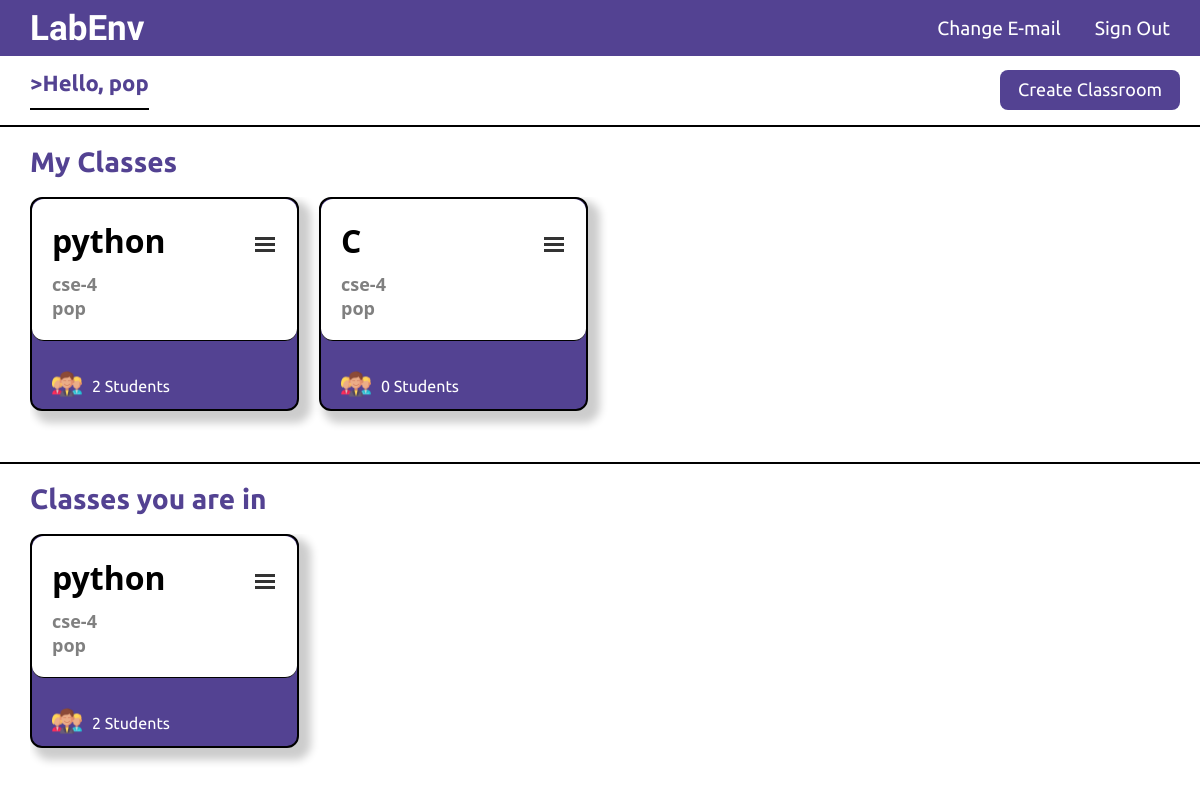
The app's page /lab/ (signed in), older data.
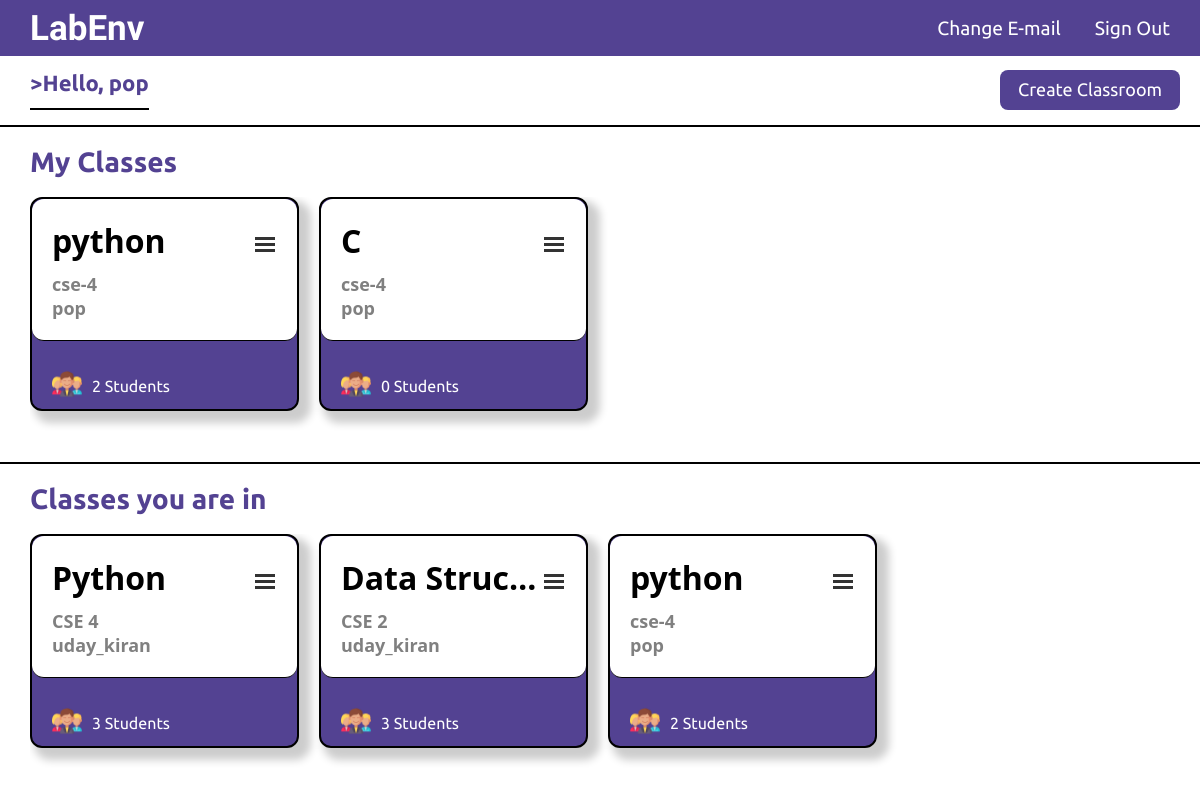
The same page, newer data.
### lab/models.py (models this page shows, shortened)
class ClassRoom(models.Model):
    host = models.ForeignKey(User,on_delete=models.CASCADE,null=True)
    subject = models.CharField(max_length=200)
    classname = models.CharField(max_length=10)
    students = models.ManyToManyField(User,related_name="participants",blank=True)
    created = models.DateTimeField(auto_now_add=True)
    updated = models.DateTimeField(auto_now=True)
    class Meta:
        ordering = ['-updated', '-created']

### lab/views.py (the view)
# urls.py: 2. Add a URL to urlpatterns:  path('', views.home, name='home')
@login_required(login_url='/accounts/login')
def home(request):
    classes = ClassRoom.objects.filter(host=request.user)
    all_classes = ClassRoom.objects.all()
    classes_you_are_in=[]
    for user_class in all_classes:
        if user_class.students.filter(username = request.user):
            classes_you_are_in.append(user_class)
    return render(request, 'lab/home.html',{'classes':classes,'classes_you_are_in':classes_you_are_in})

### templates/lab/home.html (shortened to what this page needs)
{% extends "account/base.html" %}
{% load static %}
{% block content %}
<div class='home'>
    <div class='top'>
        <h1 class='heading' style="font-size: 22px ;border-bottom: 2px solid black;"> >Hello, {{user.username}} </h1>
        <a href="{% url 'create_class' %}">
            <button class='createbutton'>Create Classroom</button>
        </a>
    </div>
    <div class='class'>
        <div style="display: flex;justify-content:space-between;align-items: center;">
            <h1 class='heading' style="font-size: 28px;">My Classes</h1>
        </div>
        <div class='classes'>
            {% for classroom in classes %}
                <div class='card'>
                    <div class='card-header'>
                        <div>
                            <div class='card-heading'>
                                <a href="{% url 'classroom' pk=classroom.id %}" class='card-link' title='{{ classroom.subject }}'>
                                    {{classroom.subject}}
                                </a>
                            </div>
                            <h2 class='card-info'>{{classroom.classname}}</h3>
                            <h3 class='card-info'>{{classroom.host}}</h2>
                        </div>
                        <div class="container" onclick="myFunction(this)">
                            <div class="bar1"></div>
                            <div class="bar2"></div>
                            <div class="bar3"></div>
                        </div>
                    </div>
                    <div class='card-tail'>
                        <img src="{% static 'images/people.png' %}" alt="">
                        <h4>{{ classroom.students.count }} Students</h4>
                    </div>
                </div>
            {% endfor %}
        </div>
    </div>
    <div class='class'>
        <h1 class='heading' style="font-size: 28px;">Classes you are in</h1>
        <div class='classes'>
            {% for classroom in classes_you_are_in %}
                <div class='card'>
                    <div class='card-header'>
                        <div>
                            <div class='card-heading'>
                                <a href="{% url 'classroom' pk=classroom.id %}" class='card-link' title='{{ classroom.subject }}'>
                                    {{classroom.subject}}
                                </a>
                            </div>
                            <h2 class='card-info'>{{classroom.classname}}</h3>
                            <h3 class='card-info'>{{classroom.host}}</h2>
                        </div>
                        <div class="container" onclick="myFunction(this)">
                            <div class="bar1"></div>
                            <div class="bar2"></div>
                            <div class="bar3"></div>
                        </div>
                    </div>
                    <div class='card-tail'>
                        <img src="{% static 'images/people.png' %}" alt="">
                        <h4>{{ classroom.students.count }} Students</h4>
                    </div>
                </div>
            {% endfor %}
        </div>
    </div>
</div>
{% endblock content %}

Row changes from the older to the newer data that the page shows:
now on this page (row edited): ClassRoom: subject "Python", classname "CSE 4", host "uday_kiran", students.count "3", shown under "Classes you are in"
now on this page (row edited): ClassRoom: subject "Data Struc…", classname "CSE 2", host "uday_kiran", students.count "3", shown under "Classes you are in"
